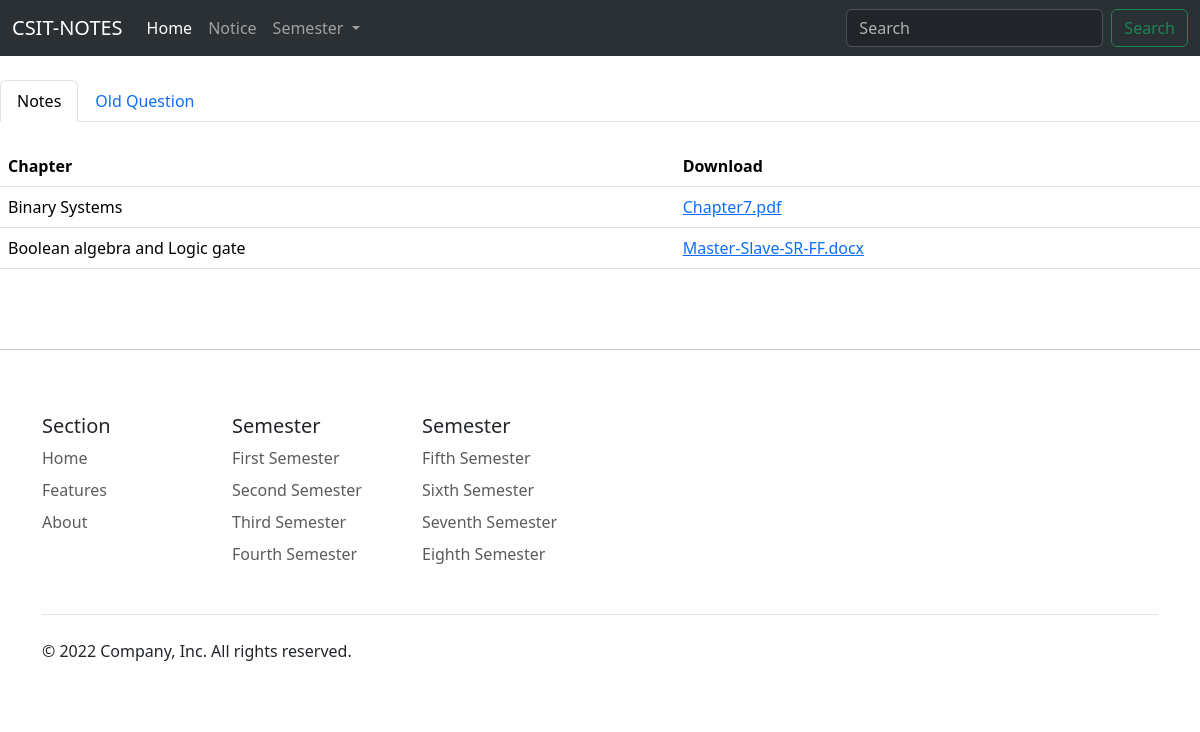
Screenshot of /explore/3 with the database file from the repository.
### subject/models.py (models this page shows, shortened)
class Note(models.Model):
    semester = models.ForeignKey(Semester, on_delete=models.CASCADE)
    Subject_Name=models.ForeignKey(Subject, on_delete=models.CASCADE)
    Chapter=models.CharField(max_length=30)
    Note_file=models.FileField(default='NULL',blank=True,null=True)

### subject/views.py (the view)
# urls.py: path('explore/<int:hero>',views.explore),
def explore(request,hero):
    model=Question.objects.all().filter(Subject_Name=hero)
    modela=Note.objects.all().filter(Subject_Name=hero)
    return render(request,'chapter.html',{'model':model,'modela':modela})

### template/chapter.html (shortened to what this page needs)
{% include 'header.html' %}
<nav>
  <div class="nav nav-tabs" id="nav-tab" role="tablist">
    <button class="nav-link active" id="nav-home-tab" data-bs-toggle="tab" data-bs-target="#nav-home" type="button" role="tab" aria-controls="nav-home" aria-selected="true">Notes</button>
    <button class="nav-link" id="nav-profile-tab" data-bs-toggle="tab" data-bs-target="#nav-profile" type="button" role="tab" aria-controls="nav-profile" aria-selected="false">Old Question</button>
  </div>
</nav>
<div class="tab-content" id="nav-tabContent">
  <div class="tab-pane fade show active" id="nav-home" role="tabpanel" aria-labelledby="nav-home-tab" tabindex="0">
    <br>
    <table class="table table-hover">
      <thead>
        <tr>
          <th scope="col">Chapter</th>
          <th scope="col">Download</th>
        </tr>
      </thead>
      <tbody>
        {% for models in modela %}
        <tr>
          <td>{{models.Chapter}} </td>
          <td><a href="{{models.Note_file.url}}">{{models.Note_file}}</a></td>
        </tr>
        {% endfor %}
      </tbody>
    </table>
    <br>
  </div>
</div>
<hr>
{% include 'footer.html' %}

### rows the page displays
Note: Chapter "Binary Systems", Note_file "Chapter7.pdf"
Note: Chapter "Boolean algebra and Logic gate", Note_file "Master-Slave-SR-FF.docx"
